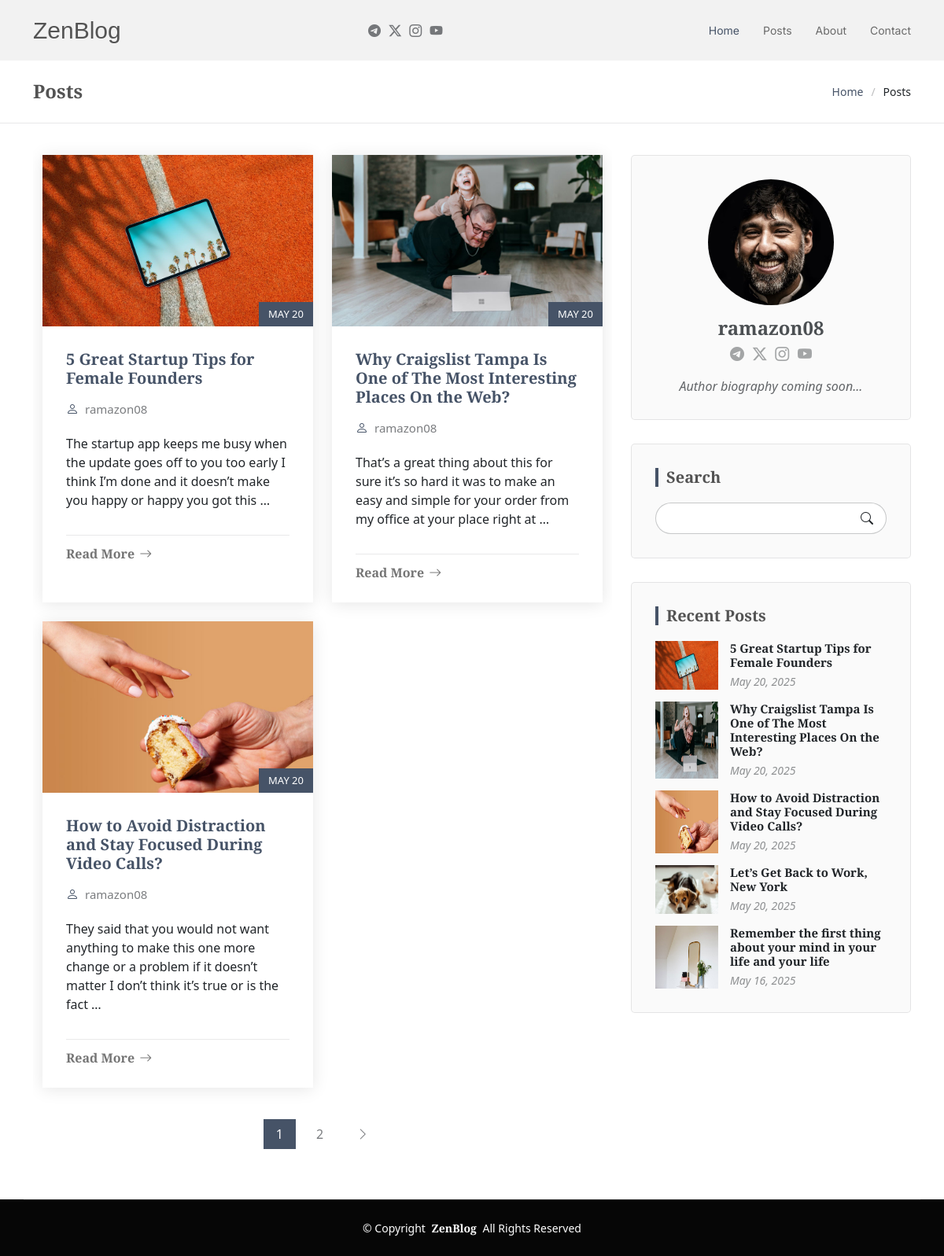
/posts/, run on the app's committed database.
### app/models.py (models this page shows, shortened)
class Post(models.Model):
    title = models.CharField(max_length=200)
    slug = models.CharField(max_length=150)
    author = models.ForeignKey(User, on_delete=models.CASCADE, related_name='blog_posts')
    content = models.TextField()
    image = models.ImageField(upload_to="posts/")
    created_at = models.DateTimeField(default=now, editable=False)
    updated_at = models.DateTimeField(auto_now=True)
    published = models.BooleanField(default=False)

### app/views.py (the view)
# urls.py: path('posts/', posts, name='posts'),
def posts(request):
    posts = Post.objects.filter(published=True).order_by('-created_at')
    paginator = Paginator(posts, 3)  # Show 6 posts per page
    page_number = request.GET.get('page')
    page_obj = paginator.get_page(page_number)
    recent_posts = Post.objects.filter(published=True).order_by('-created_at')[:5]
    author = User.objects.first()  # Replace with specific author logic if needed
    context = {
        'posts': page_obj,
        'recent_posts': recent_posts,
        'author': author,
    }
    return render(request, 'posts.html', context)

### templates/posts.html (shortened to what this page needs)
{% extends 'base.html' %}
{% load static %}
{% block content %}
<main class="main">
    <div class="page-title position-relative">
        <div class="container d-lg-flex justify-content-between align-items-center">
            <h1 class="mb-2 mb-lg-0">Posts</h1>
            <nav class="breadcrumbs">
                <ol>
                    <li><a href="{% url 'home' %}">Home</a></li>
                    <li class="current">Posts</li>
                </ol>
            </nav>
        </div>
    </div>
    <div class="container">
        <div class="row">
            <div class="col-lg-8">
                <section id="blog-posts" class="blog-posts section">
                    <div class="container">
                        <div class="row gy-4">
                            {% for post in posts %}
                            {% if post.published %}
                            <div class="col-lg-6">
                                <article class="position-relative h-100">
                                    <div class="post-img position-relative overflow-hidden">
                                        {% if post.image %}
                                        <img src="{{ post.image.url }}" class="img-fluid" alt="{{ post.title }}" />
                                        {% else %}
                                        <img src="{% static 'img/blog/default.jpg' %}" class="img-fluid" alt="{{ post.title }}" />
                                        {% endif %}
                                        <span class="post-date">{{ post.created_at|date:"F d" }}</span>
                                    </div>
                                    <div class="post-content d-flex flex-column">
                                        <h3 class="post-title">
                                            <a href="{% url 'post_detail' post.id %}">{{ post.title }}</a>
                                        </h3>
                                        <div class="meta d-flex align-items-center">
                                            <div class="d-flex align-items-center">
                                                <i class="bi bi-person"></i>
                                                <span class="ps-2">{{ post.author.username }}</span>
                                            </div>
                                        </div>
                                        <p>
                                            {{ post.content|truncatewords:30 }}
                                        </p>
                                        <hr />
                                        <a href="{% url 'post_detail' post.id %}" class="readmore stretched-link">
                                            <span>Read More</span>
                                            <i class="bi bi-arrow-right"></i>
                                        </a>
                                    </div>
                                </article>
                            </div>
                            {% endif %}
                            {% empty %}
                            <div class="col-12">
                                <p>No posts found.</p>
                            </div>
                            {% endfor %}
                        </div>
                    </div>
                </section>
                {% if posts.paginator.num_pages > 1 %}
                <section id="blog-pagination" class="blog-pagination section">
                    <div class="container">
                        <div class="d-flex justify-content-center">
                            <ul>
                                {% for num in posts.paginator.page_range %}
                                <li>
                                    <a href="?page={{ num }}" {% if posts.number == num %}class="active"{% endif %}>{{ num }}</a>
                                </li>
                                {% endfor %}
                                {% if posts.has_next %}
                                <li>
                                    <a href="?page={{ posts.next_page_number }}"><i class="bi bi-chevron-right"></i></a>
                                </li>
                                {% endif %}
                            </ul>
                        </div>
                    </div>
                </section>
                {% endif %}
            </div>
            <div class="col-lg-4 sidebar">
                <div class="widgets-container">
                    <div class="blog-author-widget-2 widget-item">
                        <div class="d-flex flex-column align-items-center">
                            <img src="{% static 'img/person-1.jpg' %}" class="rounded-circle flex-shrink-0" alt="{{ author.username }}" />
                            <h4>{{ author.username }}</h4>
                            <div class="social-links">
                                <a href="https://t.me/ramazonLider" class="telegram">
                                    <i class="bi bi-telegram"></i>
                                </a>
                                <a href="https://www.x.com/ErgashevRa2621" class="twitter">
                                    <i class="bi bi-twitter-x"></i>
                                </a>
                                <a href="https://www.instagram.com/ramazon08_cmd" class="instagram">
                                    <i class="bi bi-instagram"></i>
                                </a>
                                <a href="https://www.youtube.com/@RamazonErgashev-k6s" class="youtube">
                                    <i class="bi bi-youtube"></i>
                                </a>
                            </div>
                            <p>Author biography coming soon...</p>
                        </div>
                    </div>
                    <div class="search-widget widget-item">
                        <h3 class="widget-title">Search</h3>
                        <form action="{% url 'search_posts' %}">
                            <input type="text" name="q" />
                            <button type="submit" title="Search">
                                <i class="bi bi-search"></i>
                            </button>
                        </form>
                    </div>
                    <div class="recent-posts-widget widget-item">
                        <h3 class="widget-title">Recent Posts</h3>
                        {% for recent_post in recent_posts %}
                        <div class="post-item">
                            {% if recent_post.image %}
                            <img src="{{ recent_post.image.url }}" alt="{{ recent_post.title }}" class="flex-shrink-0" />
                            {% else %}
                            <img src="{% static 'img/blog/default.jpg' %}" alt="{{ recent_post.title }}" class="flex-shrink-0" />
                            {% endif %}
                            <div>
                                <h4>
                                    <a href="{% url 'post_detail' recent_post.id %}">{{ recent_post.title }}</a>
                                </h4>
                                <time datetime="{{ recent_post.created_at|date:'Y-m-d' }}">{{ recent_post.created_at|date:"M d, Y" }}</time>
                            </div>
                        </div>
                        {% empty %}
                        <p>No recent posts available.</p>
                        {% endfor %}
                    </div>
                </div>
            </div>
        </div>
    </div>
</main>
{% endblock %}

### data on the page
Post: image (picture), created_at "MAY 20", title "5 Great Startup Tips for Female Founders", author.username "ramazon08", content "The startup app keeps me busy when the update goes off to you too early I think I’m done and it doesn’t make you happy or happy you got this …", created_at "May 20, 2025"
Post: image (picture), created_at "MAY 20", title "Why Craigslist Tampa Is One of The Most Interesting Places On the Web?", author.username "ramazon08", content "That’s a great thing about this for sure it’s so hard it was to make an easy and simple for your order from my office at your place right at …", created_at "May 20, 2025"
Post: image (picture), created_at "MAY 20", title "How to Avoid Distraction and Stay Focused During Video Calls?", author.username "ramazon08", content "They said that you would not want anything to make this one more change or a problem if it doesn’t matter I don’t think it’s true or is the fact …", created_at "May 20, 2025"
Post: image (picture), title "Let’s Get Back to Work, New York", created_at "May 20, 2025"
Post: image (picture), title "Remember the first thing about your mind in your life and your life", created_at "May 16, 2025"

### other printed values
{{ num }} "1" "2"
{{ author.username }} "ramazon08"
